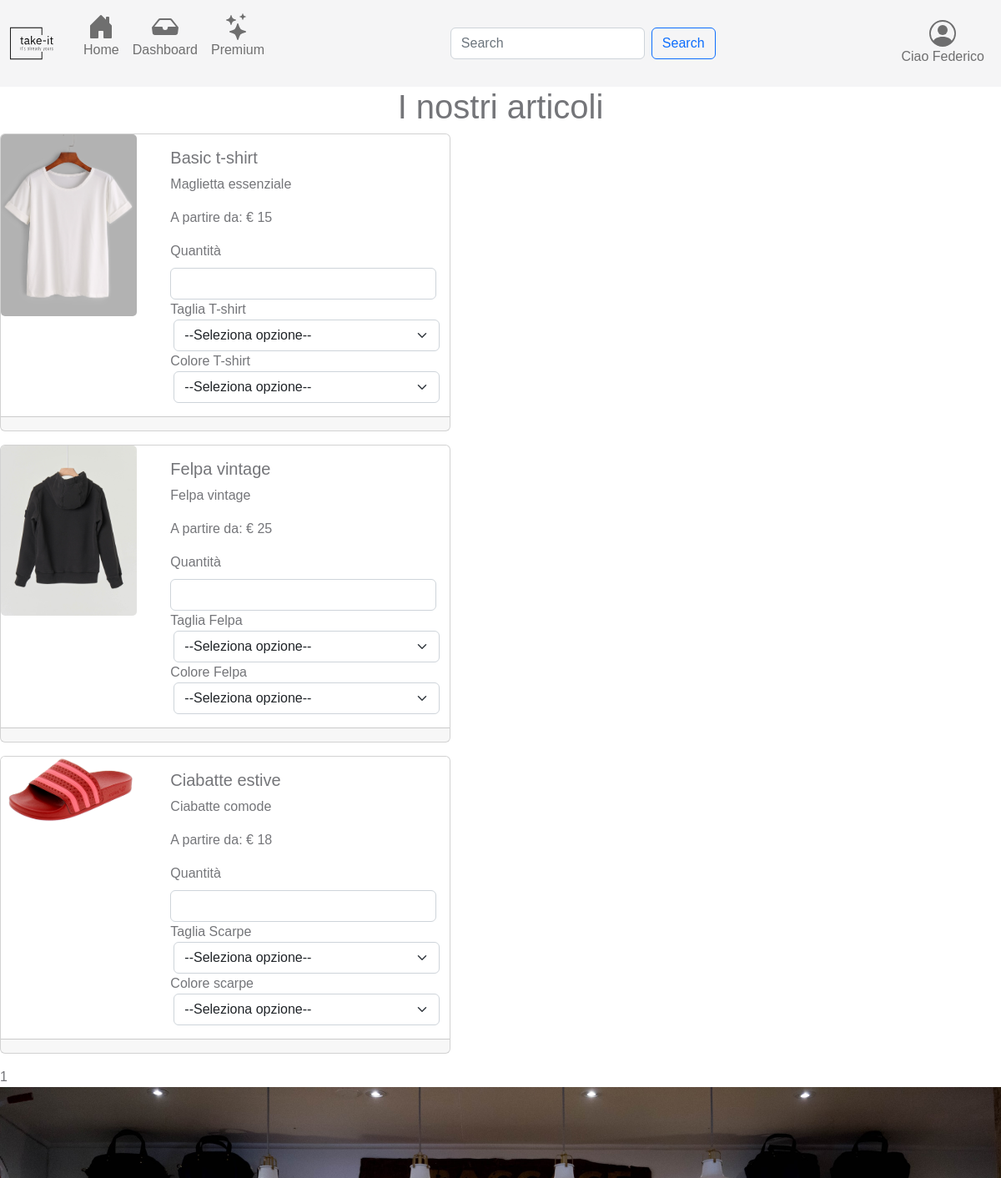
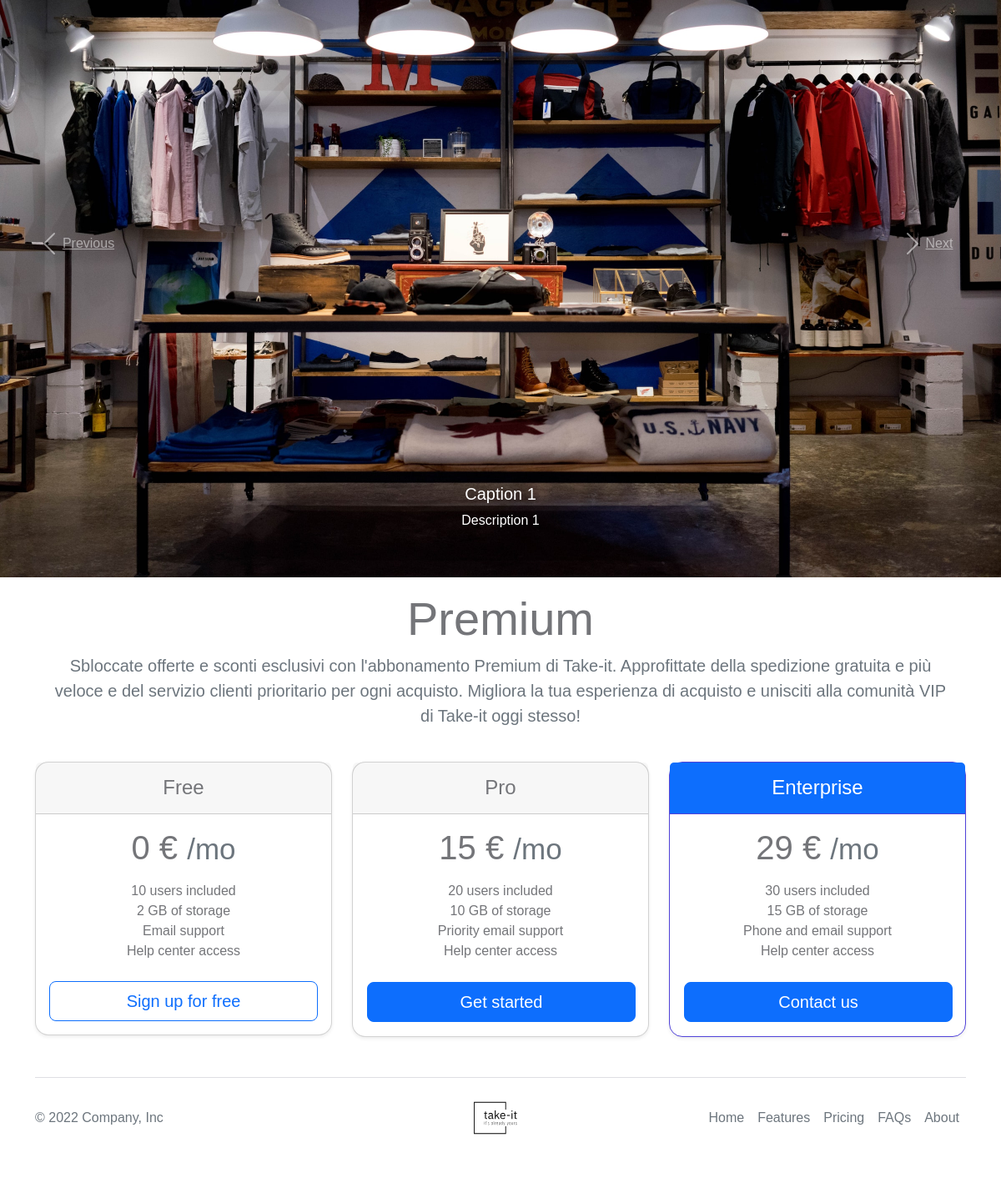
/ (signed in), run on the app's committed database (2 pictures, top to bottom).
### tables this page shows
CREATE TABLE IF NOT EXISTS `Utente` (
  `Id` int(11) NOT NULL AUTO_INCREMENT,
  `Nome` varchar(50) NOT NULL,
  `Cognome` varchar(50) NOT NULL,
  `Email` varchar(50) NOT NULL,
  `Password` varchar(32) NOT NULL,
  `Claim_id` int(11) NOT NULL,
  `Indirizzo_id` int(11) NOT NULL,
  `Status` int(11) NOT NULL,
  `Timestamp` timestamp NOT NULL DEFAULT current_timestamp(),
  PRIMARY KEY (`Id`),
  KEY `Indirizzo_id` (`Indirizzo_id`),
  KEY `Claim_id` (`Claim_id`)
);

CREATE TABLE IF NOT EXISTS `Prodotto` (
  `Id` int(11) NOT NULL AUTO_INCREMENT,
  `Nome` varchar(50) NOT NULL,
  `Descrizione` varchar(50) NOT NULL,
  `Immagine` varchar(300) NOT NULL,
  `Dim_id` int(11) NOT NULL,
  `Categoria_id` int(11) NOT NULL,
  `Status` int(11) NOT NULL,
  `Timestamp` timestamp NOT NULL DEFAULT current_timestamp(),
  PRIMARY KEY (`Id`),
  KEY `Dim_id` (`Dim_id`),
  KEY `Categoria_id` (`Categoria_id`)
);

CREATE TABLE IF NOT EXISTS `Variazione` (
  `Id` int(11) NOT NULL AUTO_INCREMENT,
  `Nome` varchar(300) NOT NULL,
  `Categoria_id` int(11) NOT NULL,
  `Status` int(11) NOT NULL,
  `Timestamp` timestamp NOT NULL DEFAULT current_timestamp(),
  PRIMARY KEY (`Id`),
  KEY `Categoria_id` (`Categoria_id`)
);

### templates/views/components/productCard.php (the view, shortened to what the rows shown need)
<section>
    <?php
    $dbh = new Dbh();
    $products = $dbh->getProducts();
    if (is_array($products)) {
        foreach ($products as $product) {
            echo '<div class="justify-content-center">
                    <form method="post">';
            $whereProductId = "`Id` = " . $product[ID];
            $currentProductImage = $dbh->selectSpecificField(PRODOTTO, IMMAGINE, $whereProductId);
            $currentProductName = $dbh->selectSpecificField(PRODOTTO, NOME, $whereProductId);
            $currentProductDescription = $dbh->selectSpecificField(PRODOTTO, DESCRIZIONE, $whereProductId);
            $whereArticleProduct = "`Prodotto_id` = " . $product[ID];
            $currentProductPrice = $dbh->selectSpecificField(ARTICOLO, PREZZO, $whereArticleProduct);
            if ($currentProductImage !== null && $currentProductName !== null
                && $currentProductDescription !== null && $currentProductPrice !== null) {
                if (!isset($_SESSION[ID])) {
                    echo '
                             <div class="card mb-3" style="max-width: 540px;">
                                    <div class="row no-gutters">
                                        <div class="col-md-4">
                                            <img src="' . UPLOADS . '/' . $product[IMMAGINE] . '" class="card-img" alt="Product Image">
                                        </div>
                                        <div class="col-md-8">
                                            <div class="card-body" name="product-id" value="' . $product[ID] . '">
                                                <h5 class="card-title" >' . $currentProductName . '</h5>
                                                <p class="card-text" >' . $currentProductDescription . '</p>
                                                <div class="card-price">
                                                    <p class="card-text">A partire da: ' . EURO . ' ' . $currentProductPrice . '</p>
                                                    <label for="article-quantity" class="form-label">Quantità</label>
                                                    <input type="number" min="1" class="form-control" id="product-name" name="article-quantity"  />
                                        </div>
                                        <div class="card-size">
                                        ';
                    drawCardFooter($product[ID], null);
                } else {
                    $session = new Session($_SESSION[ID]);
                    echo '
                             <div class="card mb-3" style="max-width: 540px;">
                                    <div class="row no-gutters">
                                        <div class="col-md-4">
                                            <img src="' . UPLOADS . '/' . $product[IMMAGINE] . '" class="card-img" alt="Product Image">
                                        </div>
                                        <div class="col-md-8">
                                            <div class="card-body">
                                                <h5 class="card-title" >' . $currentProductName . '</h5>
                                                <p class="card-text" >' . $currentProductDescription . '</p>
                                                <div class="card-price">
                                                    <p class="card-text">A partire da: ' . EURO . ' ' . $currentProductPrice . '</p>
                                                    <label for="article-quantity" class="form-label">Quantità</label>
                                                    <input type="number" min="1" class="form-control" id="product-name" name="article-quantity"  />
                                                </div>
                                            <div class="card-size">';
                    $currentArticles = $session->getArticlesByProductId($product[ID]) != null
                        ? $session->getArticlesByProductId($product[ID]) : "Error get article by product id";
                    $variations = [];
                    foreach ($currentArticles as $currentArticle) {
                        $articleConfigurations = $session->getArticleConfigurations($currentArticle[ID]);
                        foreach ($articleConfigurations as $articleConfiguration) {
                            $option_id = $articleConfiguration[OPZIONE_ID];
                            $queryOption = "SELECT * FROM `" . OPZIONE_VARIAZIONE . "` WHERE `" . ID . "` = " . $option_id;
                            $currentOption = $session->execute($queryOption);
                            $queryGetVariation = "SELECT * FROM `" . VARIAZIONE . "` WHERE `" . ID . "` = " . $currentOption[0][VARIAZIONE_ID];
                            $currentVariation = $session->execute($queryGetVariation);
                            if (!in_array($currentVariation[0], $variations)) {
                                $variations[$currentVariation[0][ID]] = $currentVariation[0];
                            }
                        }
                    }
                    foreach ($variations as $variation) {
                        echo '<label for="product-variation-' . $variation[ID] . '">' . $variation[NOME] . '</label>';
                        echo '<select class="form-select" id="product-variation-' . $variation[ID] . '"  name="product-variation-' . $variation[ID] . '" aria-label="Default select example">';
                        echo '<option value="">--Seleziona opzione--</option>';
                        echo '</select>';
                    }
                    drawCardFooter($product[ID], $session);
                }
            }
        }
    }
    ?>
</section>
<?php
function drawCardFooter($productId, $session): void
{
    echo '
                    </select>
                    </div>
                    </div>
                    </div>
                    </div>';
    echo '
                    <div class="card-footer d-flex justify-content-end">
                        <style>
                           .btn-primary{
                                margin: 1px;
                           }
                        </style>';
    if (isset($productId) && $productId > 0) {
        echo '              </div>
                    </div>
                </form>
            </div>';
    }
}
?>

### templates/views/utils/navbar.php (shortened to what the rows shown need)
<nav class="navbar navbar-expand-lg bg-light bd-navbar sticky-top" id="navbar-main">
    <div class="container-fluid">
        <div class="collapse navbar-collapse" id="navbarSupportedContent">
            <ul class="navbar-nav flex-row flex-wrap ms-md-auto justify-content-between" id="btn-toogle-navbar">
                <li class="nav-item dropdown">
                    <a class="nav-link" href="#" role="button" data-bs-toggle="dropdown" aria-expanded="false">
                        <div class="nav-caption-item">
                            <?php
                                if(isset($_SESSION["Id"])) {
                                    try {
                                        $session = new Session($_SESSION["Id"]);
                                        $user = $session->getCurrentUser();
                                        if ($user[ID] !== ID_UNSET) {
                                            echo 'Ciao ' . $user[NOME];
                                        } else {
                                            echo '<p>Utente</p>';
                                        }
                                    } catch (Exception $e) {
                                        echo $e->getMessage();
                                    }
                                } else {
                                    echo '<p>Utente</p>';
                                }
                            ?>
                        </div>
                    </a>
                </li>
            </ul>
        </div>
    </div>
</nav>

### data on the page
utente: Nome "Federico"
prodotto: Immagine (picture), currentProductName "Basic t-shirt", currentProductDescription "Maglietta essenziale", currentProductPrice "15"
variazione: Nome "Taglia T-shirt"
variazione: Nome "Colore T-shirt"
prodotto: Immagine (picture), currentProductName "Felpa vintage", currentProductDescription "Felpa vintage", currentProductPrice "25"
variazione: Nome "Taglia Felpa"
variazione: Nome "Colore Felpa"
prodotto: Immagine (picture), currentProductName "Ciabatte estive", currentProductDescription "Ciabatte comode", currentProductPrice "18"
variazione: Nome "Taglia Scarpe"
variazione: Nome "Colore scarpe"

### other printed values
require './templates/views/components/productCard.php' "1"
EURO "€"
